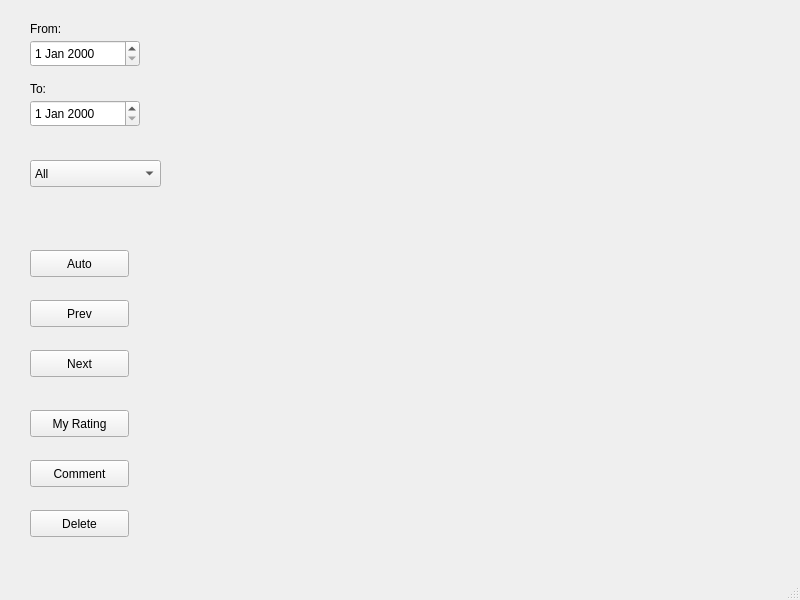
<?xml version="1.0" encoding="UTF-8"?>
<ui version="4.0">
 <class>MainWindow</class>
 <widget class="QMainWindow" name="MainWindow">
  <property name="geometry">
   <rect>
    <x>0</x>
    <y>0</y>
    <width>800</width>
    <height>600</height>
   </rect>
  </property>
  <property name="windowTitle">
   <string>MainWindow</string>
  </property>
  <widget class="QWidget" name="centralwidget">
   <widget class="QPushButton" name="pushButton_prev">
    <property name="geometry">
     <rect>
      <x>30</x>
      <y>300</y>
      <width>99</width>
      <height>27</height>
     </rect>
    </property>
    <property name="text">
     <string>Prev</string>
    </property>
   </widget>
   <widget class="QPushButton" name="pushButton_next">
    <property name="geometry">
     <rect>
      <x>30</x>
      <y>350</y>
      <width>99</width>
      <height>27</height>
     </rect>
    </property>
    <property name="text">
     <string>Next</string>
    </property>
   </widget>
   <widget class="QLabel" name="label">
    <property name="geometry">
     <rect>
      <x>170</x>
      <y>10</y>
      <width>621</width>
      <height>471</height>
     </rect>
    </property>
    <property name="text">
     <string/>
    </property>
   </widget>
   <widget class="QPushButton" name="pushButton_auto">
    <property name="geometry">
     <rect>
      <x>30</x>
      <y>250</y>
      <width>99</width>
      <height>27</height>
     </rect>
    </property>
    <property name="text">
     <string>Auto</string>
    </property>
   </widget>
   <widget class="QDateEdit" name="dateedit_start">
    <property name="geometry">
     <rect>
      <x>30</x>
      <y>40</y>
      <width>110</width>
      <height>27</height>
     </rect>
    </property>
   </widget>
   <widget class="QDateEdit" name="dateedit_end">
    <property name="geometry">
     <rect>
      <x>30</x>
      <y>100</y>
      <width>110</width>
      <height>27</height>
     </rect>
    </property>
   </widget>
   <widget class="QLabel" name="label_2">
    <property name="geometry">
     <rect>
      <x>30</x>
      <y>20</y>
      <width>68</width>
      <height>17</height>
     </rect>
    </property>
    <property name="text">
     <string>From:</string>
    </property>
   </widget>
   <widget class="QLabel" name="label_3">
    <property name="geometry">
     <rect>
      <x>30</x>
      <y>80</y>
      <width>68</width>
      <height>17</height>
     </rect>
    </property>
    <property name="text">
     <string>To:</string>
    </property>
   </widget>
   <widget class="QPushButton" name="pushButton_myrating">
    <property name="geometry">
     <rect>
      <x>30</x>
      <y>410</y>
      <width>99</width>
      <height>27</height>
     </rect>
    </property>
    <property name="text">
     <string>My Rating</string>
    </property>
   </widget>
   <widget class="QPushButton" name="pushButton_delete">
    <property name="geometry">
     <rect>
      <x>30</x>
      <y>510</y>
      <width>99</width>
      <height>27</height>
     </rect>
    </property>
    <property name="text">
     <string>Delete</string>
    </property>
   </widget>
   <widget class="QComboBox" name="comboBox_viewtype">
    <property name="geometry">
     <rect>
      <x>30</x>
      <y>160</y>
      <width>131</width>
      <height>27</height>
     </rect>
    </property>
    <item>
     <property name="text">
      <string>All</string>
     </property>
    </item>
    <item>
     <property name="text">
      <string>Normal</string>
     </property>
    </item>
    <item>
     <property name="text">
      <string>Best Love Only</string>
     </property>
    </item>
   </widget>
   <widget class="QPushButton" name="pushButton_comment">
    <property name="geometry">
     <rect>
      <x>30</x>
      <y>460</y>
      <width>99</width>
      <height>27</height>
     </rect>
    </property>
    <property name="text">
     <string>Comment</string>
    </property>
   </widget>
   <widget class="QLabel" name="label_dbinfo">
    <property name="geometry">
     <rect>
      <x>170</x>
      <y>500</y>
      <width>621</width>
      <height>51</height>
     </rect>
    </property>
    <property name="text">
     <string/>
    </property>
   </widget>
  </widget>
  <widget class="QStatusBar" name="statusbar"/>
 </widget>
 <resources/>
 <connections/>
</ui>
